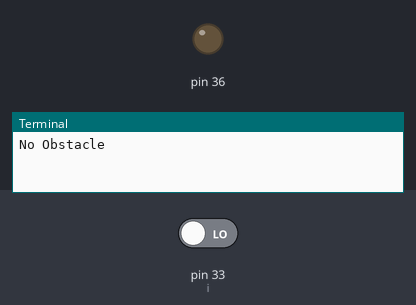
This program was run on a simulated Raspberry Pi (header pin numbers). Parts: output pins drawn as LEDs (lit = HIGH), the last lines printed to the terminal. The inputs (shaded band) are chosen by the test bench; at power-on: pin 33 (i) LOW.

Above: at 1.2 s.
1.3 s: pin 33 (i) driven HIGH
At 3.8 s:
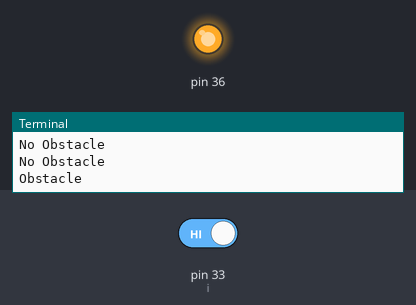
4.5 s: pin 33 (i) driven LOW
At 7.3 s:
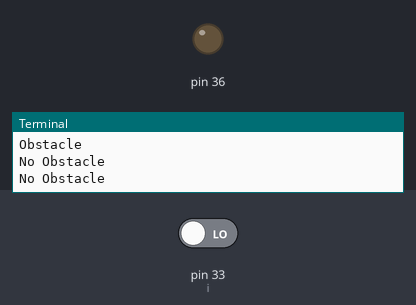
Timing chart, 0 to 8.8 s (numbered marks = the images above; inputs shaded):
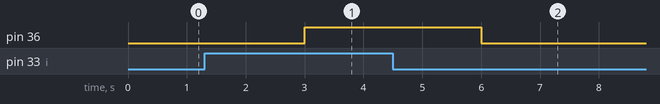

The program:

proxy.py
```python
import RPi.GPIO as GPIO
from time import sleep
GPIO.setmode(GPIO.BOARD)
GPIO.setwarnings(False)

GPIO.setup(33,GPIO.IN)
GPIO.setup(36,GPIO.OUT, initial=GPIO.LOW)

while (True):
    i=GPIO.input(33)
    sleep(1)
    if(i == 0):
        print('No Obstacle')
        GPIO.output(36,GPIO.LOW)
    else:
        print('Obstacle')
        GPIO.output(36,GPIO.HIGH)
```

Measured:
- after the input at 1.3 s, pin 36: LOW → HIGH after 1.7 s
- after the input at 4.5 s, pin 36: HIGH → LOW after 1.5 s
